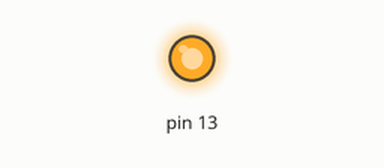
This program was run on a simulated Arduino Uno, built with avr-gcc and run on an emulated ATmega328P. Shown: output pins drawn as LEDs (lit = HIGH). What the program prints to the serial monitor is not drawn.

Above: at 1.0 s.
At 3.0 s:
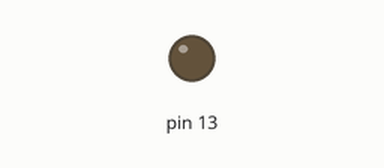
Timing chart, 0 to 6.5 s (numbered marks = the images above):
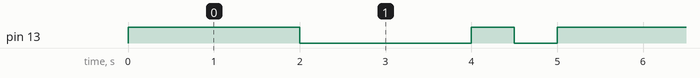

The program:

main.cpp
```cpp
#include <Arduino.h>
    // the setup function runs once when you press reset or power the board
    int count = 0;
    void setup() {
      // initialize digital pin 13 as an output.
      pinMode(13, OUTPUT);
    Serial.begin(9600); // open the serial port at 9600 bps:


    }


     //the loop function runs over and over again forever
    void loop() {
      digitalWrite(13, HIGH);   // turn the LED on (HIGH is the voltage level)
      delay(2000);              // wait for a second
      digitalWrite(13, LOW);    // turn the LED off by making the voltage LOW
      delay(2000);              // wait for a second
      digitalWrite(13, HIGH);   // turn the LED on (HIGH is the voltage level)
      delay(500);              // wait for a second
      digitalWrite(13, LOW);    // turn the LED off by making the voltage LOW
      delay(500);
      Serial.print("hello world ");
      count = count + 1;
      Serial.println(count);
    }
```

Measured:
- by itself, pin 13: repeats every 5.0 s: LOW 2.0 s, HIGH 0.50 s, LOW 0.50 s, HIGH 2.0 s
- by itself, everything shown: repeats every 5.0 s, in 4 steps
